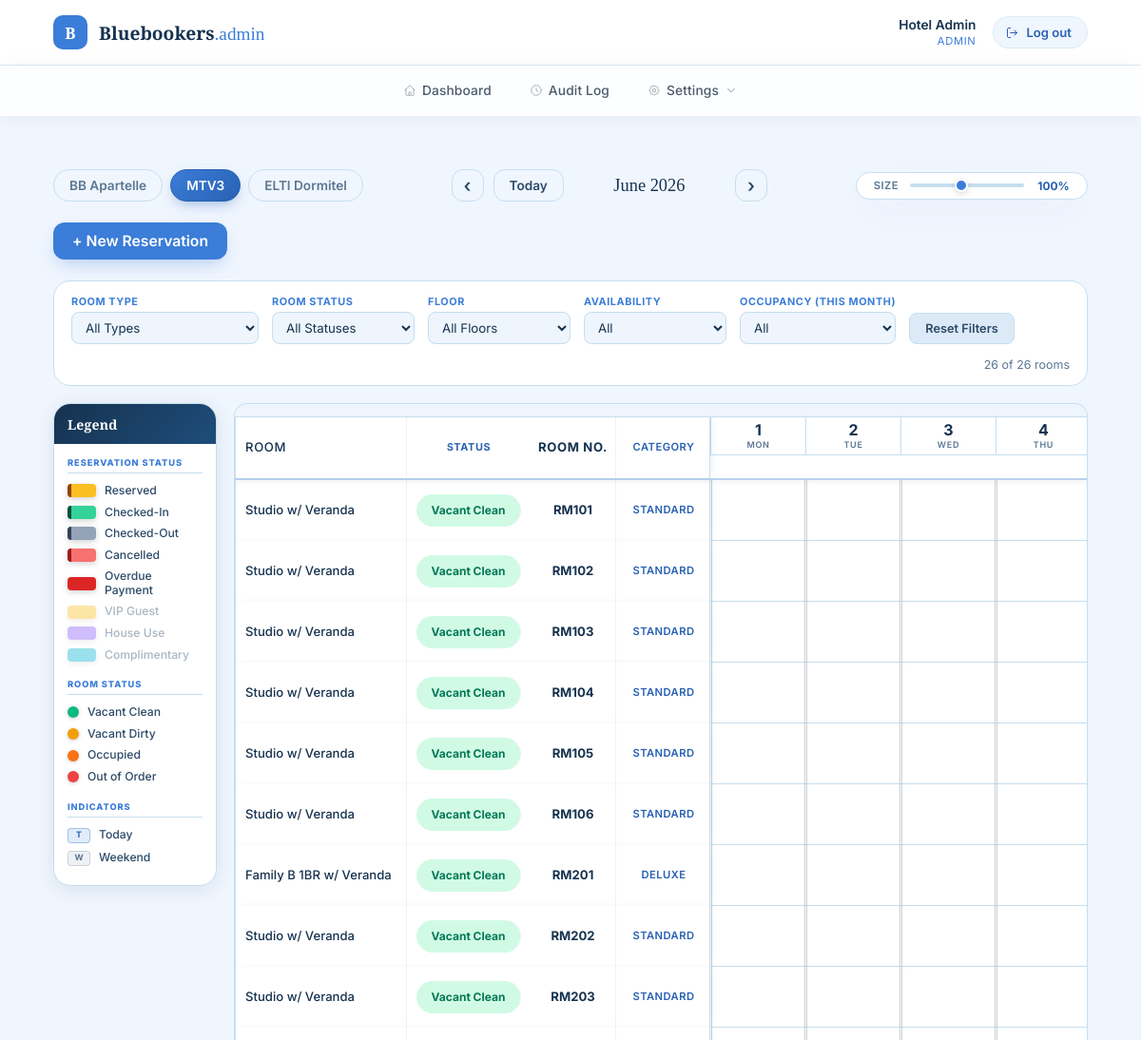
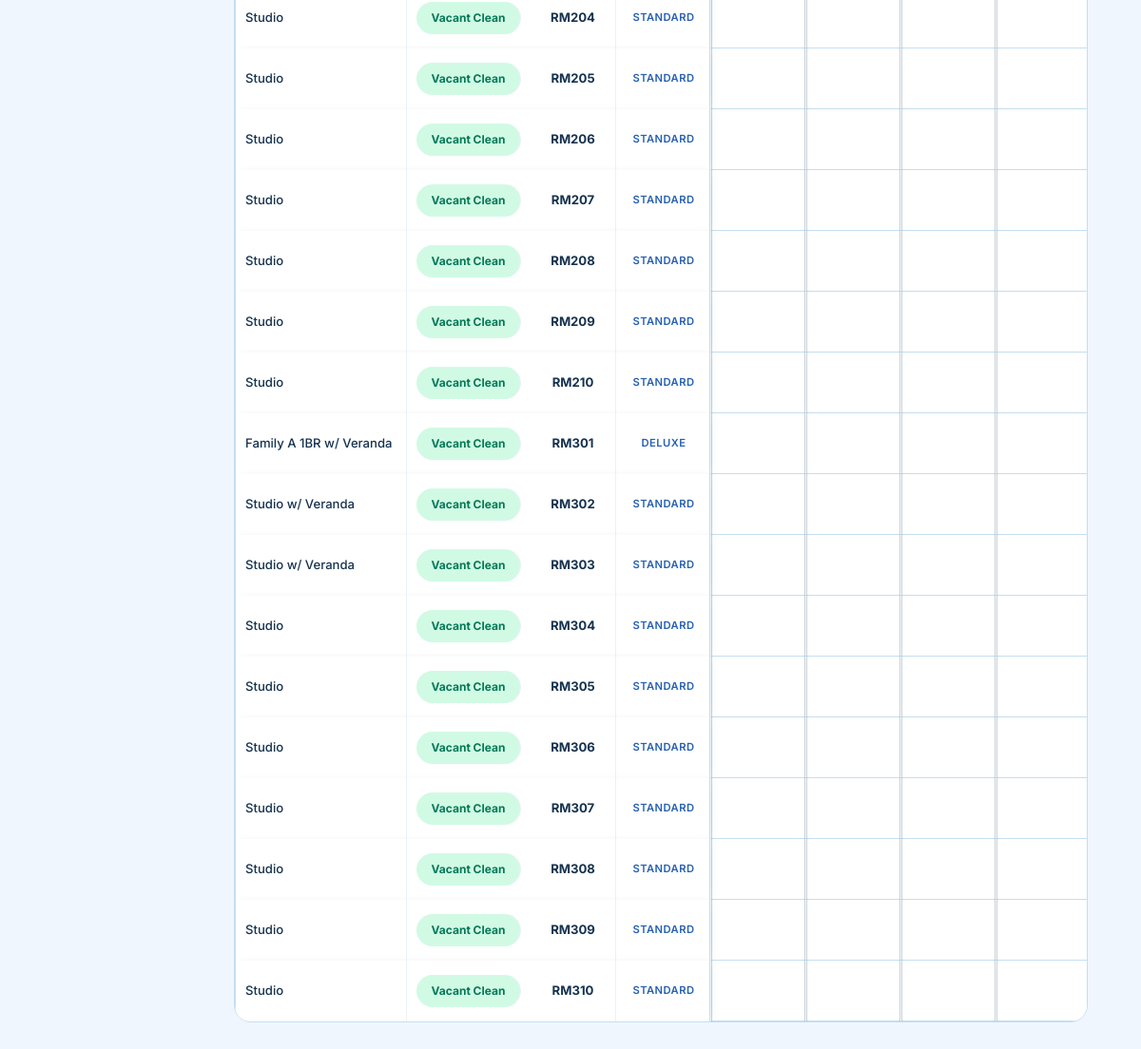
Screenshot of /admin/reservations.php (signed in) with the database file from the repository (2 pictures, top to bottom).
### tables this page shows
CREATE TABLE IF NOT EXISTS rooms (
  id                 INT AUTO_INCREMENT PRIMARY KEY,
  branch             VARCHAR(50) NOT NULL,
  room_number        VARCHAR(20) NOT NULL,
  room_type          VARCHAR(100) NOT NULL,
  price_per_night    DECIMAL(10,2) NOT NULL DEFAULT 0,
  room_status        ENUM('available','occupied','reserved','maintenance') NOT NULL DEFAULT 'available',
  cleaning_status    VARCHAR(40) NOT NULL DEFAULT 'Clean',
  maintenance_status VARCHAR(40) NOT NULL DEFAULT 'Cleared',
  last_occupancy     DATE NULL,
  staff_notes        TEXT NULL,
  UNIQUE KEY branch_room (branch, room_number)
);

### config.php (called while the page is built, shortened)
<?php
function bb_db()
{
    static $pdo = null;
    if ($pdo === null) {
        try {
            $pdo = new PDO(
                'mysql:host=' . BB_DB_HOST . ';dbname=' . BB_DB_NAME . ';charset=utf8mb4',
                BB_DB_USER,
                BB_DB_PASS,
                [
                    PDO::ATTR_ERRMODE => PDO::ERRMODE_EXCEPTION,
                    PDO::ATTR_DEFAULT_FETCH_MODE => PDO::FETCH_ASSOC,
                ]
            );
        } catch (PDOException $e) {
            error_log('DB connection failed: ' . $e->getMessage());
            http_response_code(500);
            exit('Database connection failed. Make sure MySQL is running in XAMPP (XAMPP Control Panel -> Start next to MySQL) and that you\'ve imported schema.sql in phpMyAdmin to create the "bluebookers" database.');
        }
    }
    return $pdo;
}
function bb_is_logged_in()
{
    return !empty($_SESSION['logged_in']);
}
function bb_current_role()
{
    return isset($_SESSION['role']) ? $_SESSION['role'] : null;
}
function bb_is_admin()
{
    return bb_is_logged_in() && bb_current_role() === BB_ROLE_ADMIN;
}

### db.php (called while the page is built, shortened)
<?php
function db_list_rooms_by_branch($branch)
{
    $stmt = bb_db()->prepare('SELECT * FROM rooms WHERE branch = ? ORDER BY room_number ASC');
    $stmt->execute([$branch]);
    return $stmt->fetchAll();
}

### admin/reservations.php (the view, shortened to what this page needs)
<?php
require_once __DIR__ . '/../config.php';
require_once __DIR__ . '/../db.php';
$allBranches = [
    'annex' => 'BB Apartelle',
    'mtv' => 'MTV3',
    'dormitel' => 'ELTI Dormitel',
    'aps' => 'APS',
    'euroasia_stall' => 'Euroasia Stall',
    'annex_stall' => 'Annex Stall',
];
$lodgingKeys = ['annex', 'mtv', 'dormitel'];
$lodgingBranches = array_intersect_key($allBranches, array_flip($lodgingKeys));
$defaultBranch = 'mtv';
$branch = $_GET['branch'] ?? $defaultBranch;
$branchName = $allBranches[$branch];
$isLodging = in_array($branch, $lodgingKeys);
$monthParam = $_GET['month'] ?? '';
$monthDate = DateTime::createFromFormat('Y-m-d', $monthParam . '-01');
if (!$monthDate) $monthDate = new DateTime('first day of this month');
$monthDate->modify('first day of this month');
$daysInMonth = (int) $monthDate->format('t');
$monthLabel = $monthDate->format('F Y');
$todayStr = (new DateTime())->format('Y-m-d');
$prevMonth = (clone $monthDate)->modify('-1 month')->format('Y-m');
$nextMonth = (clone $monthDate)->modify('+1 month')->format('Y-m');
$thisMonth = (new DateTime('first day of this month'))->format('Y-m');
$days = [];
for ($d = 1; $d <= $daysInMonth; $d++) {
    $date = (clone $monthDate)->modify('+' . ($d - 1) . ' days');
    $weekday = $date->format('D');
    $days[] = ['num' => $d, 'date' => $date->format('Y-m-d'), 'weekday' => $weekday, 'is_today' => $date->format('Y-m-d') === $todayStr, 'is_weekend' => in_array($weekday, ['Sat', 'Sun'], true)];
}
$rooms = $reservations = $reservationsByRoom = [];
if ($isLodging) {
    $rooms = db_list_rooms_by_branch($branch);
}
function cal_room_status_label($room) {
    return ($room['cleaning_status'] !== 'Clean') ? 'Vacant Dirty' : 'Vacant Clean';
}
function cal_room_status_key($room) {
    return $room['room_status'];
}
function cal_room_floor($roomNumber) {
    return $roomNumber !== '' ? substr($roomNumber, 0, 1) : '?';
}
function cal_room_category($roomType) {
    $t = strtolower($roomType);
    if (strpos($t, 'family') !== false) return 'Deluxe';
    return 'Standard';
}
$displayName = $_SESSION['full_name'] ?: $_SESSION['username'];
$legendItems = [
    ['key' => 'reserved', 'label' => 'Reserved', 'color' => '#fbbf24', 'type' => 'reservation'],
    ['key' => 'checked_in', 'label' => 'Checked-In', 'color' => '#34d399', 'type' => 'reservation'],
    ['key' => 'checked_out', 'label' => 'Checked-Out', 'color' => '#94a3b8', 'type' => 'reservation'],
    ['key' => 'cancelled', 'label' => 'Cancelled', 'color' => '#f87171', 'type' => 'reservation'],
    ['key' => 'available', 'label' => 'Vacant Clean', 'color' => '#10b981', 'type' => 'room'],
    ['key' => 'needs_cleaning', 'label' => 'Vacant Dirty', 'color' => '#f59e0b', 'type' => 'room'],
    ['key' => 'occupied', 'label' => 'Occupied', 'color' => '#f97316', 'type' => 'room'],
    ['key' => 'maintenance', 'label' => 'Out of Order', 'color' => '#ef4444', 'type' => 'room'],
    ['key' => 'overdue', 'label' => 'Overdue Payment', 'color' => '#dc2626', 'type' => 'reservation'],
    ['key' => 'vip', 'label' => 'VIP Guest', 'color' => '#fbbf24', 'type' => 'reservation', 'disabled' => true],
    ['key' => 'house_use', 'label' => 'House Use', 'color' => '#8b5cf6', 'type' => 'reservation', 'disabled' => true],
    ['key' => 'complimentary', 'label' => 'Complimentary', 'color' => '#06b6d4', 'type' => 'reservation', 'disabled' => true],
];
?>
<!DOCTYPE html>
<html lang="en">
<head><meta charset="UTF-8"><meta name="viewport" content="width=device-width, initial-scale=1.0"><title>Calendar · <?= htmlspecialchars($branchName) ?> · Bluebookers Admin</title>
<link rel="stylesheet" href="../assets/css/style.css"><link rel="stylesheet" href="../assets/css/dashboard.css"><link rel="stylesheet" href="../assets/css/calendar.css">
</head>
<body class="dashboard-body">
<header class="topbar">
    <div class="topbar__brand"><span class="topbar__brand-mark">B</span><span class="topbar__brand-name">Bluebookers<span class="topbar__brand-suffix">.admin</span></span></div>
    <div class="topbar__right">
        <div class="topbar__user"><span class="topbar__user-name"><?= htmlspecialchars($displayName) ?></span><span class="topbar__user-role"><?= bb_is_admin() ? 'Admin' : 'Staff' ?></span></div>
        <a href="../logout.php" class="topbar__logout"><span>Log out</span></a>
    </div>
</header>
<?php include __DIR__ . '/includes/navbar.php'; ?>
<main class="cal-page-main">
    <div class="cal-toolbar">
        <div class="cal-branch-tabs">
            <?php foreach ($lodgingBranches as $key => $label): ?>
                <a href="?branch=<?= $key ?>&month=<?= $monthDate->format('Y-m') ?>" class="<?= $key === $branch ? 'is-active' : '' ?>"><?= htmlspecialchars($label) ?></a>
            <?php endforeach; ?>
        </div>
        <div class="cal-month-nav">
            <a href="?branch=<?= $branch ?>&month=<?= $prevMonth ?>" class="cal-nav-btn" aria-label="Previous month">&#8249;</a>
            <a href="?branch=<?= $branch ?>&month=<?= $thisMonth ?>" class="cal-today-btn">Today</a>
            <span class="cal-month-label"><?= $monthLabel ?></span>
            <a href="?branch=<?= $branch ?>&month=<?= $nextMonth ?>" class="cal-nav-btn" aria-label="Next month">&#8250;</a>
        </div>
        <div class="cal-size-control">
            <label for="calSizeSlider">Size</label>
            <input type="range" id="calSizeSlider" min="60" max="150" value="100" step="5">
            <span class="size-label" id="calSizeLabel">100%</span>
        </div>
        <?php if ($isLodging && !empty($rooms)): ?>
            <button type="button" class="btn btn--primary" id="newReservationBtn" style="width:auto; padding:10px 20px;">+ New Reservation</button>
        <?php endif; ?>
    </div>
    <?php if ($isLodging && !empty($rooms)): ?>
    <div class="cal-filter-bar" id="calFilterBar">
        <div class="cal-filter">
            <label for="filterRoomType">Room Type</label>
            <select id="filterRoomType">
                <option value="">All Types</option>
            </select>
        </div>
        <div class="cal-filter">
            <label for="filterRoomStatus">Room Status</label>
            <select id="filterRoomStatus">
                <option value="">All Statuses</option>
            </select>
        </div>
        <div class="cal-filter">
            <label for="filterFloor">Floor</label>
            <select id="filterFloor">
                <option value="">All Floors</option>
            </select>
        </div>
        <div class="cal-filter">
            <label for="filterAvailability">Availability</label>
            <select id="filterAvailability">
                <option value="">All</option>
            </select>
        </div>
        <div class="cal-filter">
            <label for="filterOccupancy">Occupancy (this month)</label>
            <select id="filterOccupancy">
                <option value="">All</option>
            </select>
        </div>
        <button type="button" class="cal-filter-reset" id="calFilterReset">Reset Filters</button>
        <span class="cal-filter-count" id="calFilterCount"></span>
    </div>
    <?php endif; ?>
    <?php if (!$isLodging): ?>
        <div class="account-panel account-panel--centered" style="margin-top:20px;"><p style="font-size:1.2rem; font-weight:600; margin-bottom:0.5rem;">Calendar Not Applicable</p><p style="color:var(--ink-500);">Calendar functionality is not applicable to <strong><?= htmlspecialchars($branchName) ?></strong>.</p></div>
    <?php elseif (empty($rooms)): ?>
        <div class="account-panel account-panel--centered" style="margin-top:20px;"><p>No rooms have been set up for <?= htmlspecialchars($branchName) ?> yet.</p></div>
    <?php else: ?>
        <div class="cal-body">
            <aside class="cal-legend-panel" id="legendPanel">
                <p class="cal-legend-panel__heading">Legend</p>
                <div class="cal-legend-body">
                    <div class="cal-legend-group">
                        <p class="cal-legend-group__label">Reservation Status</p>
                        <?php foreach ($legendItems as $item): ?>
                            <?php if ($item['type'] === 'reservation'): ?>
                                <div class="cal-legend-item <?= isset($item['disabled']) && $item['disabled'] ? 'disabled' : '' ?>" data-filter-key="<?= $item['key'] ?>" data-filter-type="reservation">
                                    <span class="cal-legend-swatch cal-legend-swatch--<?= $item['key'] ?>" style="background:<?= $item['color'] ?>;"></span>
                                    <span><?= $item['label'] ?></span>
                                </div>
                            <?php endif; ?>
                        <?php endforeach; ?>
                    </div>
                    <div class="cal-legend-group">
                        <p class="cal-legend-group__label">Room Status</p>
                        <?php foreach ($legendItems as $item): ?>
                            <?php if ($item['type'] === 'room'): ?>
                                <div class="cal-legend-item" data-filter-key="<?= $item['key'] ?>" data-filter-type="room">
                                    <span class="cal-legend-pip" style="background:<?= $item['color'] ?>;"></span>
                                    <span><?= $item['label'] ?></span>
                                </div>
                            <?php endif; ?>
                        <?php endforeach; ?>
                    </div>
                    <div class="cal-legend-group">
                        <p class="cal-legend-group__label">Indicators</p>
                        <div class="cal-legend-item">
                            <span class="cal-legend-today-chip">T</span>
                            <span>Today</span>
                        </div>
                        <div class="cal-legend-item">
                            <span class="cal-legend-weekend-chip">W</span>
                            <span>Weekend</span>
                        </div>
                    </div>
                </div>
            </aside>
            <div class="cal-grid-area">
                <div class="cal-top-scroll" id="calTopScroll"><div class="cal-top-scroll__spacer" id="calTopScrollSpacer"></div></div>
                <div class="cal-grid-wrap">
                    <div class="cal-grid" style="--days: <?= $daysInMonth ?>;">
                        <div class="cal-header-row">
                            <div class="cal-label-col cal-label-col--header" data-room-id="">
                                <div class="cal-room-row cal-room-row--header">
                                    <span class="cal-room-name">Room</span>
                                    <span class="cal-status-pill cal-status-pill--header">Status</span>
                                    <span class="cal-room-number">Room No.</span>
                                    <span class="cal-room-category">Category</span>
                                </div>
                            </div>
                            <div class="cal-days-track">
                                <?php foreach ($days as $day): ?>
                                    <div class="cal-day-header <?= $day['is_today'] ? 'is-today' : '' ?> <?= $day['is_weekend'] ? 'is-weekend' : '' ?>">
                                        <span class="cal-day-header__num"><?= $day['num'] ?></span>
                                        <span class="cal-day-header__wd"><?= $day['weekday'] ?></span>
                                    </div>
                                <?php endforeach; ?>
                            </div>
                        </div>
                        <?php foreach ($rooms as $room): ?>
                            <?php
                                $isMaintenance = ($room['room_status'] === 'maintenance');
                                $statusKey = cal_room_status_key($room);
                                $statusLabel = cal_room_status_label($room);
                                $category = cal_room_category($room['room_type']);
                                $hasBookingsThisMonth = !empty($reservationsByRoom[$room['id']]);
                            ?>
                            <div class="cal-row <?= $isMaintenance ? 'maintenance' : '' ?>"
                                 data-room-id="<?= $room['id'] ?>"
                                 data-room-type="<?= htmlspecialchars($room['room_type']) ?>"
                                 data-status-key="<?= htmlspecialchars($statusKey) ?>"
                                 data-floor="<?= htmlspecialchars(cal_room_floor($room['room_number'])) ?>"
                                 data-available="<?= $room['room_status'] === 'available' ? '1' : '0' ?>"
                                 data-has-bookings="<?= $hasBookingsThisMonth ? '1' : '0' ?>">
                                <div class="cal-label-col" data-room-id="<?= $room['id'] ?>" data-room-number="<?= htmlspecialchars($room['room_number']) ?>">
                                    <div class="cal-room-row">
                                        <span class="cal-room-name"><?= htmlspecialchars($room['room_type']) ?></span>
                                        <span class="cal-status-pill cal-status-pill--<?= htmlspecialchars($statusKey) ?>">
                                            <?= htmlspecialchars($statusLabel) ?>
                                        </span>
                                        <span class="cal-room-number">RM<?= htmlspecialchars($room['room_number']) ?></span>
                                        <span class="cal-room-category"><?= htmlspecialchars($category) ?></span>
                                    </div>
                                </div>
                                <div class="cal-days-track cal-row__track" data-room-id="<?= $room['id'] ?>">
                                    <?php foreach ($days as $day): ?>
                                        <div class="cal-day-slot <?= $day['is_today'] ? 'is-today' : '' ?> <?= $day['is_weekend'] ? 'is-weekend' : '' ?>"
                                             data-room-id="<?= $room['id'] ?>"
                                             data-date="<?= $day['date'] ?>"></div>
                                    <?php endforeach; ?>
                                </div>
                            </div>
                        <?php endforeach; ?>
                    </div>
                </div>
            </div>
        </div>
    <?php endif; ?>
</main>
</body>
</html>

### rows the page displays
rooms: room_type "Studio w/ Veranda", cleaning_status "Vacant Clean", room_number "101", room_type "STANDARD"
rooms: room_type "Studio w/ Veranda", cleaning_status "Vacant Clean", room_number "102", room_type "STANDARD"
rooms: room_type "Studio w/ Veranda", cleaning_status "Vacant Clean", room_number "103", room_type "STANDARD"
rooms: room_type "Studio w/ Veranda", cleaning_status "Vacant Clean", room_number "104", room_type "STANDARD"
rooms: room_type "Studio w/ Veranda", cleaning_status "Vacant Clean", room_number "105", room_type "STANDARD"
rooms: room_type "Studio w/ Veranda", cleaning_status "Vacant Clean", room_number "106", room_type "STANDARD"
rooms: room_type "Family B 1BR w/ Veranda", cleaning_status "Vacant Clean", room_number "201", room_type "DELUXE"
rooms: room_type "Studio w/ Veranda", cleaning_status "Vacant Clean", room_number "202", room_type "STANDARD"
rooms: room_type "Studio w/ Veranda", cleaning_status "Vacant Clean", room_number "203", room_type "STANDARD"
rooms: room_type "Studio", cleaning_status "Vacant Clean", room_number "204", room_type "STANDARD"
rooms: room_type "Studio", cleaning_status "Vacant Clean", room_number "205", room_type "STANDARD"
rooms: room_type "Studio", cleaning_status "Vacant Clean", room_number "206", room_type "STANDARD"
rooms: room_type "Studio", cleaning_status "Vacant Clean", room_number "207", room_type "STANDARD"
rooms: room_type "Studio", cleaning_status "Vacant Clean", room_number "208", room_type "STANDARD"
rooms: room_type "Studio", cleaning_status "Vacant Clean", room_number "209", room_type "STANDARD"
rooms: room_type "Studio", cleaning_status "Vacant Clean", room_number "210", room_type "STANDARD"
rooms: room_type "Family A 1BR w/ Veranda", cleaning_status "Vacant Clean", room_number "301", room_type "DELUXE"
rooms: room_type "Studio w/ Veranda", cleaning_status "Vacant Clean", room_number "302", room_type "STANDARD"
rooms: room_type "Studio w/ Veranda", cleaning_status "Vacant Clean", room_number "303", room_type "STANDARD"
rooms: room_type "Studio", cleaning_status "Vacant Clean", room_number "304", room_type "STANDARD"
rooms: room_type "Studio", cleaning_status "Vacant Clean", room_number "305", room_type "STANDARD"
rooms: room_type "Studio", cleaning_status "Vacant Clean", room_number "306", room_type "STANDARD"
rooms: room_type "Studio", cleaning_status "Vacant Clean", room_number "307", room_type "STANDARD"
rooms: room_type "Studio", cleaning_status "Vacant Clean", room_number "308", room_type "STANDARD"
rooms: room_type "Studio", cleaning_status "Vacant Clean", room_number "309", room_type "STANDARD"
rooms: room_type "Studio", cleaning_status "Vacant Clean", room_number "310", room_type "STANDARD"

### other values shown
$displayName "Hotel Admin"
$label "BB Apartelle"
$label "MTV3"
$label "ELTI Dormitel"
$monthLabel "June 2026"
$item['label'] "Reserved"
$item['label'] "Checked-In"
$item['label'] "Checked-Out"
$item['label'] "Cancelled"
$item['label'] "Overdue Payment"
$item['label'] "VIP Guest"
$item['label'] "House Use"
$item['label'] "Complimentary"
$item['label'] "Vacant Clean"
$item['label'] "Vacant Dirty"
